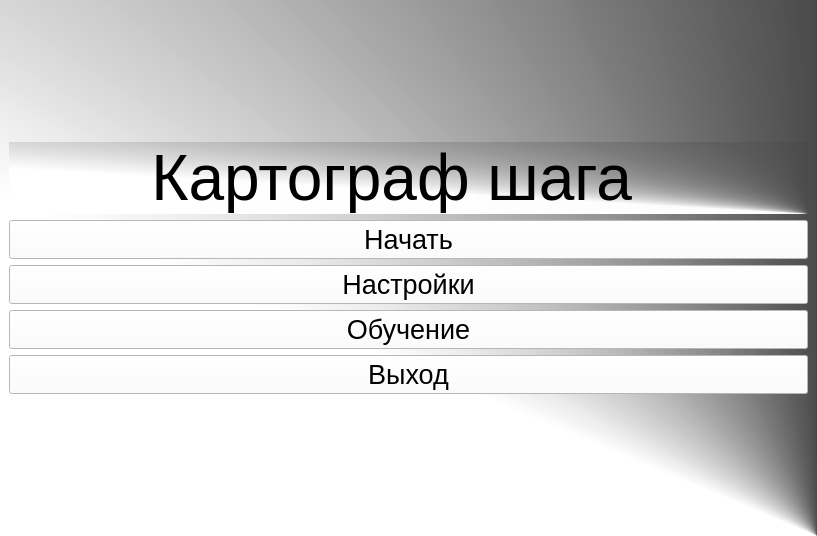
<?xml version="1.0" encoding="UTF-8"?>
<ui version="4.0">
 <class>MainWindow</class>
 <widget class="QMainWindow" name="MainWindow">
  <property name="geometry">
   <rect>
    <x>0</x>
    <y>0</y>
    <width>817</width>
    <height>536</height>
   </rect>
  </property>
  <property name="windowTitle">
   <string>MainWindow</string>
  </property>
  <property name="styleSheet">
   <string notr="true">background-color: qconicalgradient(cx:1, cy:1, angle:0, stop:0.181818 rgba(0, 0, 0, 255), stop:0.409091 rgba(255, 255, 255, 250));</string>
  </property>
  <widget class="QWidget" name="centralwidget">
   <layout class="QVBoxLayout" name="verticalLayout_2">
    <item>
     <spacer name="verticalSpacer_2">
      <property name="orientation">
       <enum>Qt::Vertical</enum>
      </property>
      <property name="sizeHint" stdset="0">
       <size>
        <width>20</width>
        <height>40</height>
       </size>
      </property>
     </spacer>
    </item>
    <item>
     <widget class="QLabel" name="label">
      <property name="font">
       <font>
        <pointsize>48</pointsize>
       </font>
      </property>
      <property name="styleSheet">
       <string notr="true">color: rgb(0, 0, 0);</string>
      </property>
      <property name="text">
       <string>        Картограф шага</string>
      </property>
     </widget>
    </item>
    <item>
     <layout class="QVBoxLayout" name="verticalLayout" stretch="0,0,0,0">
      <item>
       <widget class="QPushButton" name="pushButton">
        <property name="font">
         <font>
          <pointsize>20</pointsize>
         </font>
        </property>
        <property name="styleSheet">
         <string notr="true">background-color: rgb(255, 255, 255);</string>
        </property>
        <property name="text">
         <string>Начать</string>
        </property>
       </widget>
      </item>
      <item>
       <widget class="QPushButton" name="pushButton_4">
        <property name="font">
         <font>
          <pointsize>20</pointsize>
         </font>
        </property>
        <property name="styleSheet">
         <string notr="true">background-color: rgb(255, 255, 255);</string>
        </property>
        <property name="text">
         <string>Настройки</string>
        </property>
       </widget>
      </item>
      <item>
       <widget class="QPushButton" name="pushButton_2">
        <property name="font">
         <font>
          <pointsize>20</pointsize>
         </font>
        </property>
        <property name="styleSheet">
         <string notr="true">background-color: rgb(255, 255, 255);</string>
        </property>
        <property name="text">
         <string>Обучение</string>
        </property>
       </widget>
      </item>
      <item>
       <widget class="QPushButton" name="pushButton_3">
        <property name="font">
         <font>
          <pointsize>20</pointsize>
         </font>
        </property>
        <property name="styleSheet">
         <string notr="true">background-color: rgb(255, 255, 255);</string>
        </property>
        <property name="text">
         <string>Выход</string>
        </property>
       </widget>
      </item>
     </layout>
    </item>
    <item>
     <spacer name="verticalSpacer">
      <property name="orientation">
       <enum>Qt::Vertical</enum>
      </property>
      <property name="sizeHint" stdset="0">
       <size>
        <width>20</width>
        <height>40</height>
       </size>
      </property>
     </spacer>
    </item>
   </layout>
  </widget>
 </widget>
 <resources/>
 <connections/>
</ui>
